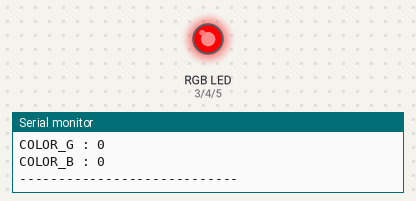
Simulated run of this sketch. Board: Arduino Uno, built with avr-gcc and run on an emulated ATmega328P. Parts: an RGB LED mixed from three pins (HIGH = lit), the last lines printed to the serial monitor.

Above: at 0.5 s.
At 1.5 s:
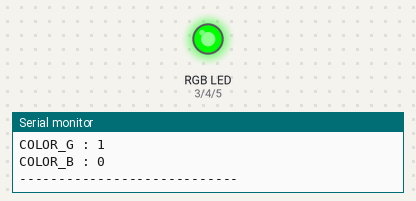
At 5.5 s:
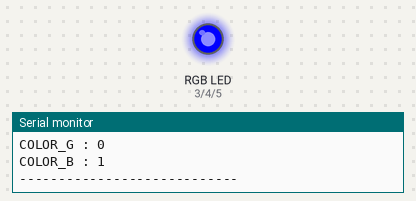
Timing chart, 0 to 6.9 s (numbered marks = the images above):
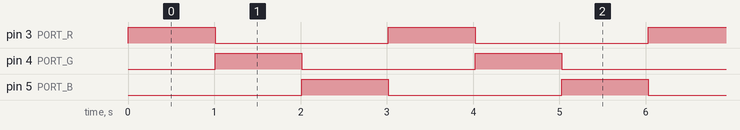

The sketch:

RGB_Change.ino
```cpp
//컴퓨터공학과 20184064 김정현
//RGB LED 센서 사용
#define PORT_R 3 //R을 3번 port로 사용
#define PORT_G 4 //G을 4번 port로 사용
#define PORT_B 5 //B을 5번 port로 사용

void setup() {
  Serial.begin(9600);
  pinMode(PORT_R, OUTPUT); //3번 port를 출력으로 설정
  pinMode(PORT_G, OUTPUT); //4번 port를 출력으로 설정
  pinMode(PORT_B, OUTPUT); //5번 port를 출력으로 설정
}

void loop() {
  int COLOR = 0b100; //색상을 정해줄 COLOR 변수에 4의 이진수 값을 저장
  //1초가 지날때마다 빨→초→파로 바꾸기 위해 for문과 쉬프트 연산을 이용
  //100(2)면 빨간색, 010(2)면 초록색, 001(2)면 파란색이 나오도록 함

  for(int i = 0; i < 3; i++){
    int COLOR_R = (COLOR >> 2) & 1; //COLOR 값을 오른쪽으로 2만틈 쉬프트 연산 후 1과 &연산 한뒤 COLOR_R 변수에 값을 저장
    int COLOR_G = (COLOR >> 1) & 1; //COLOR 값을 오른쪽으로 1만틈 쉬프트 연산 후 1과 &연산 한뒤 COLOR_G 변수에 값을 저장
    int COLOR_B = (COLOR >> 0) & 1; //COLOR 값을 오른쪽으로 0만틈 쉬프트 연산 후 1과 &연산 한뒤 COLOR_B 변수에 값을 저장

    Serial.println("COLOR_R : " + String(COLOR_R)); //시리얼 모니터에 R의 값을 출력
    Serial.println("COLOR_G : " + String(COLOR_G)); //시리얼 모니터에 G의 값을 출력
    Serial.println("COLOR_B : " + String(COLOR_B)); //시리얼 모니터에 B의 값을 출력
    Serial.println("----------------------------");

    digitalWrite(PORT_R, COLOR_R); //3번 포트에 연결된 COLOR_R에 저장된 값을 출력
    digitalWrite(PORT_G, COLOR_G); //4번 포트에 연결된 COLOR_G에 저장된 값을 출력
    digitalWrite(PORT_B, COLOR_B); //5번 포트에 연결된 COLOR_B에 저장된 값을 출력
    delay(1000); //1초에 지연 시간을 준다.
    COLOR = COLOR >> 1; //for문이 끝나기전에 COLOR의 값을 오른쪽으로 1씩 쉬프트 연산을 하여 COLOR에 저장
  }

}
```

Measured:
- by itself, pin 3 (PORT_R), pin 4 (PORT_G), pin 5 (PORT_B): alternates HIGH for 1.0 s and LOW for 2.0 s
- by itself, everything shown: repeats every 3.0 s, in 3 steps
